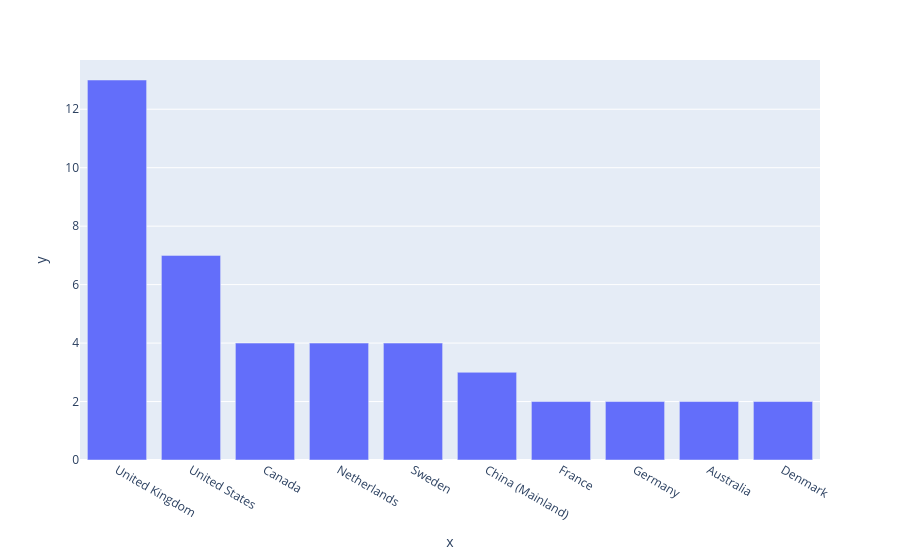

The cell this chart's notebook holds for it:
### Code cell
import plotly.express as px

px.bar(x=top10_countries.index,y=top10_countries.values)

### Figure 1 — Plotly figure (JSON) as saved in the notebook; plotly's stock layout.template omitted (floating-point values rounded to 4 significant figures)
{"data": [{"hovertemplate": "x=%{x}<br>y=%{y}<extra></extra>", "legendgroup": "", "marker": {"color": "#636efa", "pattern": {"shape": ""}}, "name": "", "orientation": "v", "showlegend": false, "textposition": "auto", "type": "bar", "x": ["United Kingdom", "United States", "Canada", "Netherlands", "Sweden", "China (Mainland)", "France", "Germany", "Australia", "Denmark"], "xaxis": "x", "y": [13, 7, 4, 4, 4, 3, 2, 2, 2, 2], "yaxis": "y"}], "layout": {"barmode": "relative", "legend": {"tracegroupgap": 0}, "margin": {"t": 60}, "xaxis": {"anchor": "y", "domain": [0, 1], "title": {"text": "x"}}, "yaxis": {"anchor": "x", "domain": [0, 1], "title": {"text": "y"}}}}
